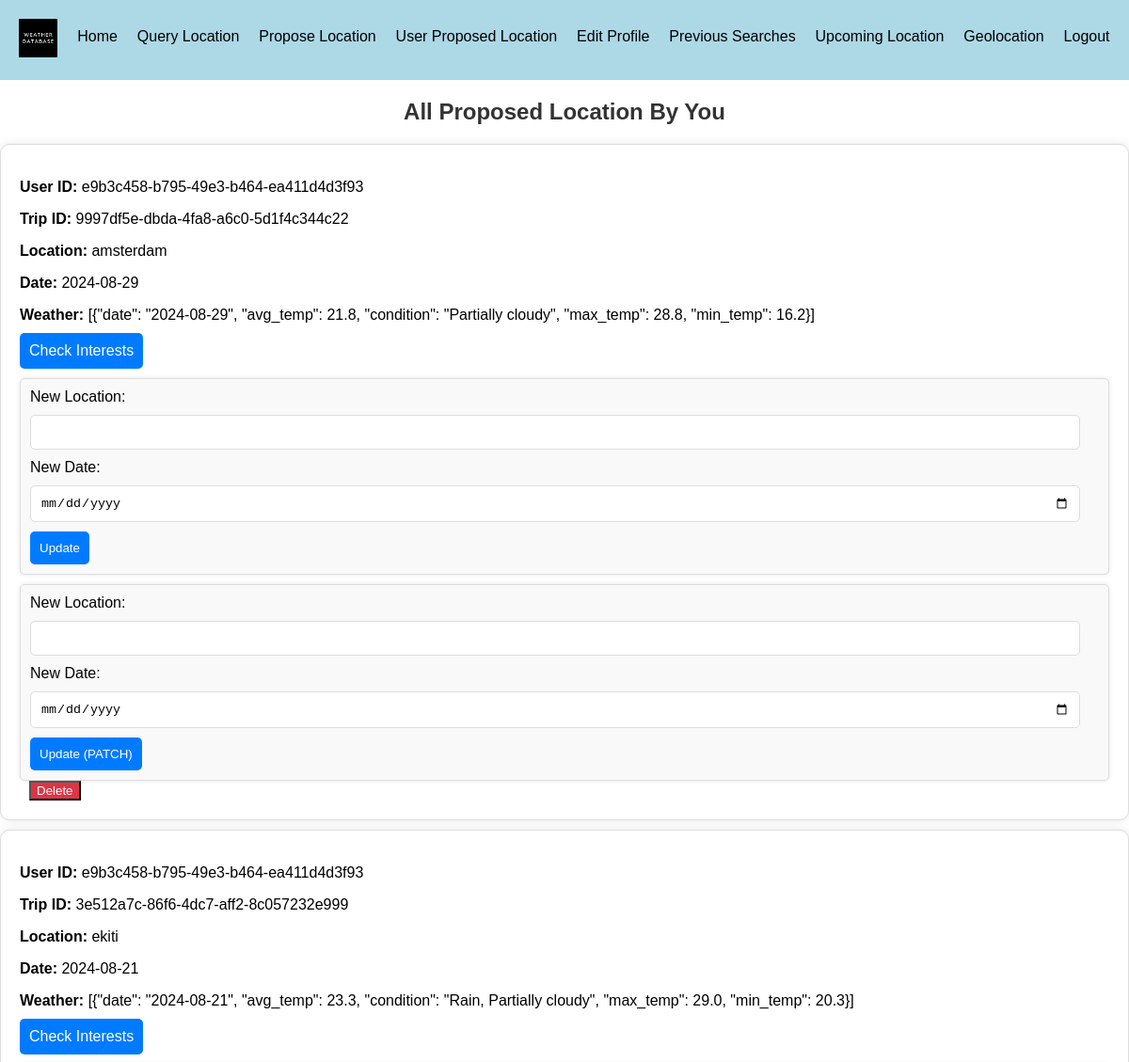
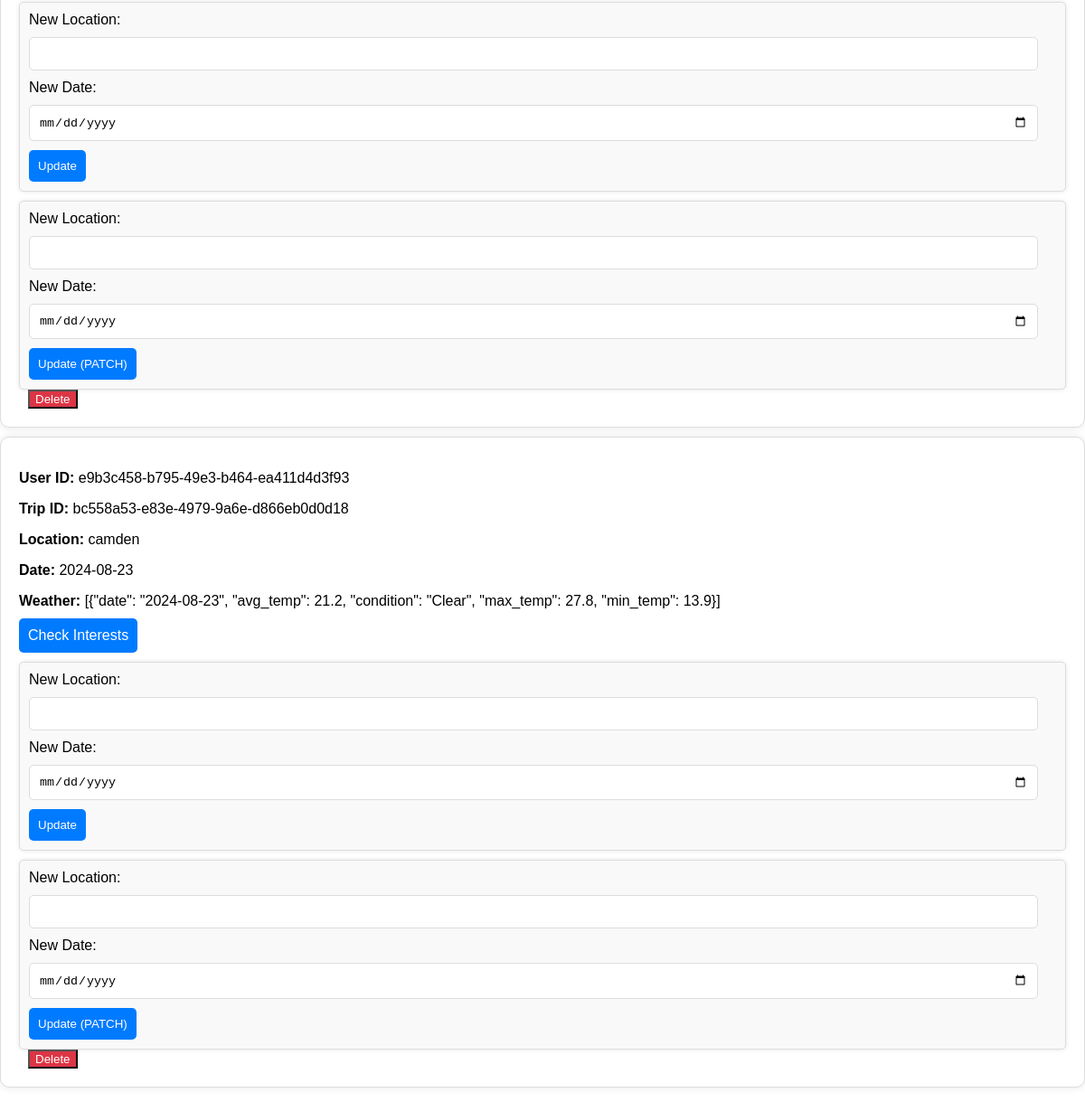
The page /userProposedTrips (signed in) on the database its author committed (2 pictures, top to bottom).
### main.py (models this page shows)
class ProposedTrip(db.Model):
    id = db.Column(db.Integer, primary_key=True)
    user_id = db.Column(db.String(36), nullable=False)
    trip_id = db.Column(db.String(36), unique=True, nullable=False)
    location = db.Column(db.String(100), nullable=False)
    date = db.Column(db.String(20), nullable=False)
    weather = db.Column(db.String(2000), nullable=False)
    interest_count = db.Column(db.Integer, default=0)

### main.py (the view)
@app.route('/userProposedTrips', methods=['GET'])
def user_proposed_trips():
    try:
        user_id = session.get('user_id')
        if not user_id:
            raise ValueError("User ID not found in the session.")
        proposed_trips = ProposedTrip.query.filter_by(user_id=user_id).all()
        return render_template('allProposedTrips.html', proposed_trips=proposed_trips)
    except ValueError as value_error:
        error_message = str(value_error)
        app.logger.warning(error_message)  # Log the warning
        return render_template('error.html', error_message=error_message), 400
    except SQLAlchemyError as db_error:
        error_message = f"Database error: {str(db_error)}"
        app.logger.error(error_message)  # Log the error
        return render_template('error.html', error_message=error_message), 500
    except Exception as e:
        error_message = f"An unexpected error occurred: {str(e)}"
        app.logger.error(error_message)  # Log the error
        return render_template('error.html', error_message=error_message), 500

### templates/allProposedTrips.html (shortened to what this page needs)
<!DOCTYPE html>
<html lang="en">
<head>
</head>
<body>
 <header>
        <nav>
            <div class="logo">
                <a href="{{ url_for('runIndex') }}">
                    <img src="../static/images/weather.jpg" alt="Logo">
                </a>
            </div>
            <a href="{{ url_for('runIndex') }}">Home</a>
            <a href="{{ url_for('query') }}">Query Location</a>
            <a href="{{ url_for('proposed_trips') }}">Propose Location</a>
            <a href="{{ url_for('user_proposed_trips') }}">User Proposed Location</a>
            <a href="{{ url_for('edit_profile') }}">Edit Profile</a>
            <a href="{{ url_for('past_trips') }}">Previous Searches</a>
            <a href="{{ url_for('present_trips') }}">Upcoming Location</a>
            <a id="geolocation-link" href="{{ url_for('geolocation') }}">Geolocation</a>
            <a href="/">Logout</a>
        </nav>
    </header>
<h2>All Proposed Location By You</h2>
{% if proposed_trips %}
    <ul>
        {% for trip in proposed_trips %}
            <li>
                <p><strong>User ID:</strong> {{ trip.user_id }}</p>
                <p><strong>Trip ID:</strong> {{ trip.trip_id }}</p>
                <p><strong>Location:</strong> {{ trip.location }}</p>
                <p><strong>Date:</strong> {{ trip.date }}</p>
                <p><strong>Weather:</strong> {{ trip.weather }}</p>
                 <a class="check-interests" href="{{ url_for('trip_interests', trip_id=trip.trip_id) }}">Check Interests</a>
                 <form id="updateForm_{{ trip.trip_id }}" action="{{ url_for('update_trip_api', trip_id=trip.trip_id) }}" method="POST">
                     <label for="locationUpdate_{{ trip.trip_id }}">New Location:</label>
                     <input type="text" name="location" id="locationUpdate_{{ trip.trip_id }}" required>
                     <label for="dateUpdate_{{ trip.trip_id }}">New Date:</label>
                     <input type="date" name="date" id="dateUpdate_{{ trip.trip_id }}" required>
                     <button type="submit">Update</button>
                 </form>
                 <form id="patchForm_{{ trip.trip_id }}" onsubmit="return patchTrip('{{ trip.trip_id }}');">
                     <label for="locationPatch_{{ trip.trip_id }}">New Location:</label>
                     <input type="text" name="location" id="locationPatch_{{ trip.trip_id }}" required>
                     <label for="datePatch_{{ trip.trip_id }}">New Date:</label>
                     <input type="date" name="date" id="datePatch_{{ trip.trip_id }}" required>
                     <button type="submit">Update (PATCH)</button>
                 </form>
                <button class="deleteButton" onclick="deleteTrip('{{ trip.trip_id }}')">Delete</button>
            </li>
        {% endfor %}
    </ul>
{% else %}
    <p class="no-trips">No proposed trips available.</p>
{% endif %}
</body>
</html>

### templates/allProposedTrips.html (style rules this page uses)
body { font-family: Arial, sans-serif; background-color: white; padding: 0px; margin-left: 0px; margin-right: 0px ; margin-top: 0px; }
header { background-color: lightblue; padding: 10px 0; }
nav { display: flex; justify-content: space-around; background-color: lightblue; padding: 10px; border-radius: 0 0 10px 10px; }
nav a { color: black; text-decoration: none; padding: 10px; border-radius: 5px; transition: background-color 0.3s; }
h2 { color: #333; text-align: center; }
ul { list-style-type: none; padding: 0; }
li { background-color: #fff; border: 1px solid #ddd; margin: 10px 0; padding: 20px; border-radius: 10px; box-shadow: 0 0 10px rgba(0, 0, 0, 0.1); }
li p { margin-bottom: 10px; }
a.check-interests { display: inline-block; padding: 10px; background-color: #007bff; color: #fff; text-decoration: none; border-radius: 5px; transition: background-color 0.3s; margin-right: 10px; }
form { margin-top: 10px; padding: 10px; background-color: #f9f9f9; border: 1px solid #ddd; border-radius: 5px; box-shadow: 0 0 5px rgba(0, 0, 0, 0.1); }
form label { display: block; margin-bottom: 10px; }
form input { width: calc(100% - 20px); padding: 10px; margin-bottom: 10px; box-sizing: border-box; border: 1px solid #ddd; border-radius: 5px; }
form button { padding: 10px; border: none; border-radius: 5px; cursor: pointer; background-color: #007bff; color: #fff; transition: background-color 0.3s; }
button.deleteButton { background-color: #dc3545; color: #fff; margin-left: 10px; }
.logo { margin-right: 0px; }
.logo img { height: 41px; width: 41px; }

### rows shown on the page
ProposedTrip: user_id "e9b3c458-b795-49e3-b464-ea411d4d3f93", trip_id "9997df5e-dbda-4fa8-a6c0-5d1f4c344c22", location "amsterdam", date "2024-08-29", weather "[{\"date\": \"2024-08-29\", \"avg_temp\": 21.8, \"condition\": \"Partially cloudy\", \"max_temp\": 28.8, \"min_temp\": 16.2}]"
ProposedTrip: user_id "e9b3c458-b795-49e3-b464-ea411d4d3f93", trip_id "3e512a7c-86f6-4dc7-aff2-8c057232e999", location "ekiti", date "2024-08-21", weather "[{\"date\": \"2024-08-21\", \"avg_temp\": 23.3, \"condition\": \"Rain, Partially cloudy\", \"max_temp\": 29.0, \"min_temp\": 20.3}]"
ProposedTrip: user_id "e9b3c458-b795-49e3-b464-ea411d4d3f93", trip_id "bc558a53-e83e-4979-9a6e-d866eb0d0d18", location "camden", date "2024-08-23", weather "[{\"date\": \"2024-08-23\", \"avg_temp\": 21.2, \"condition\": \"Clear\", \"max_temp\": 27.8, \"min_temp\": 13.9}]"
